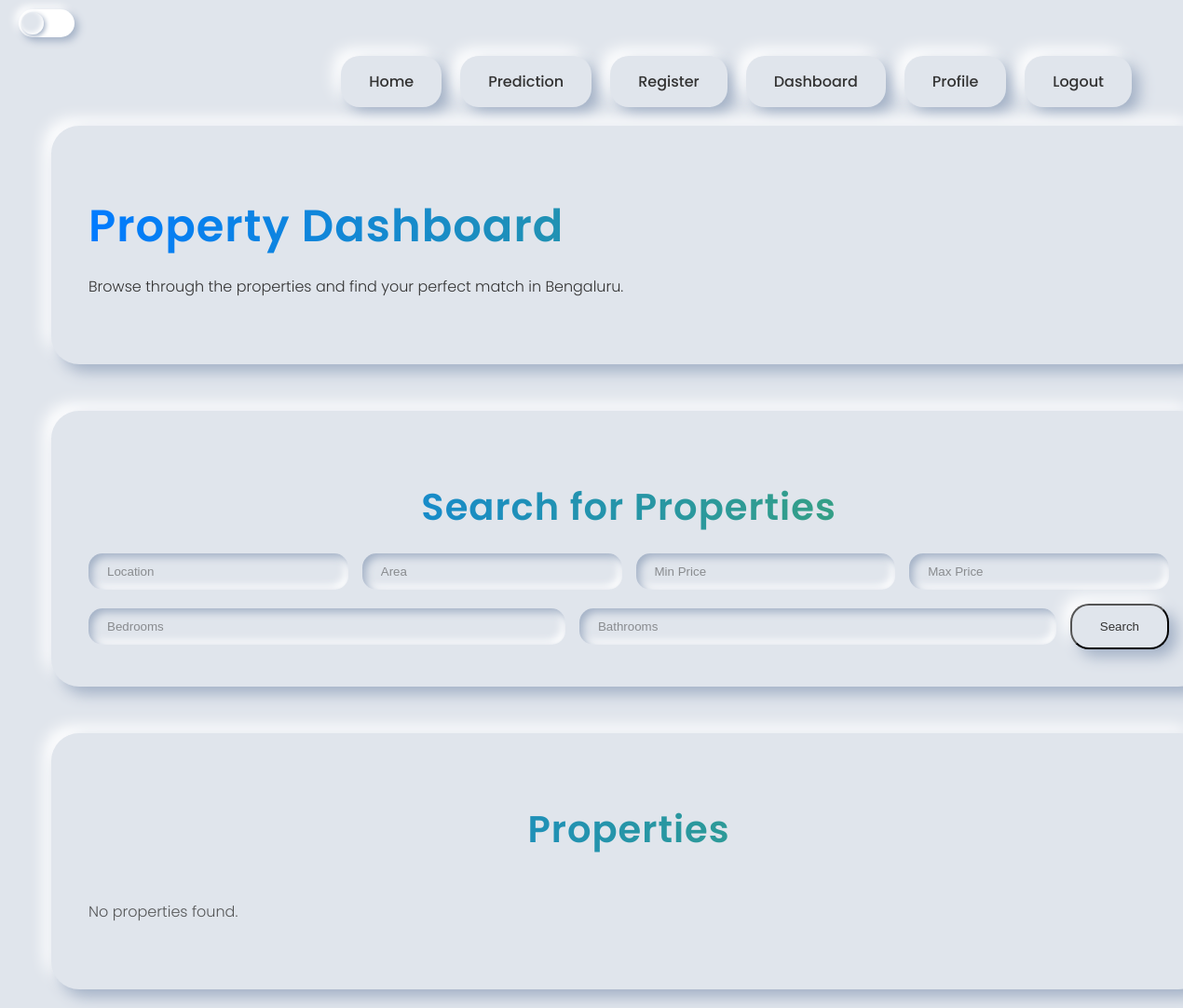
/dashboard (signed in), run on an earlier commit of the app's database.
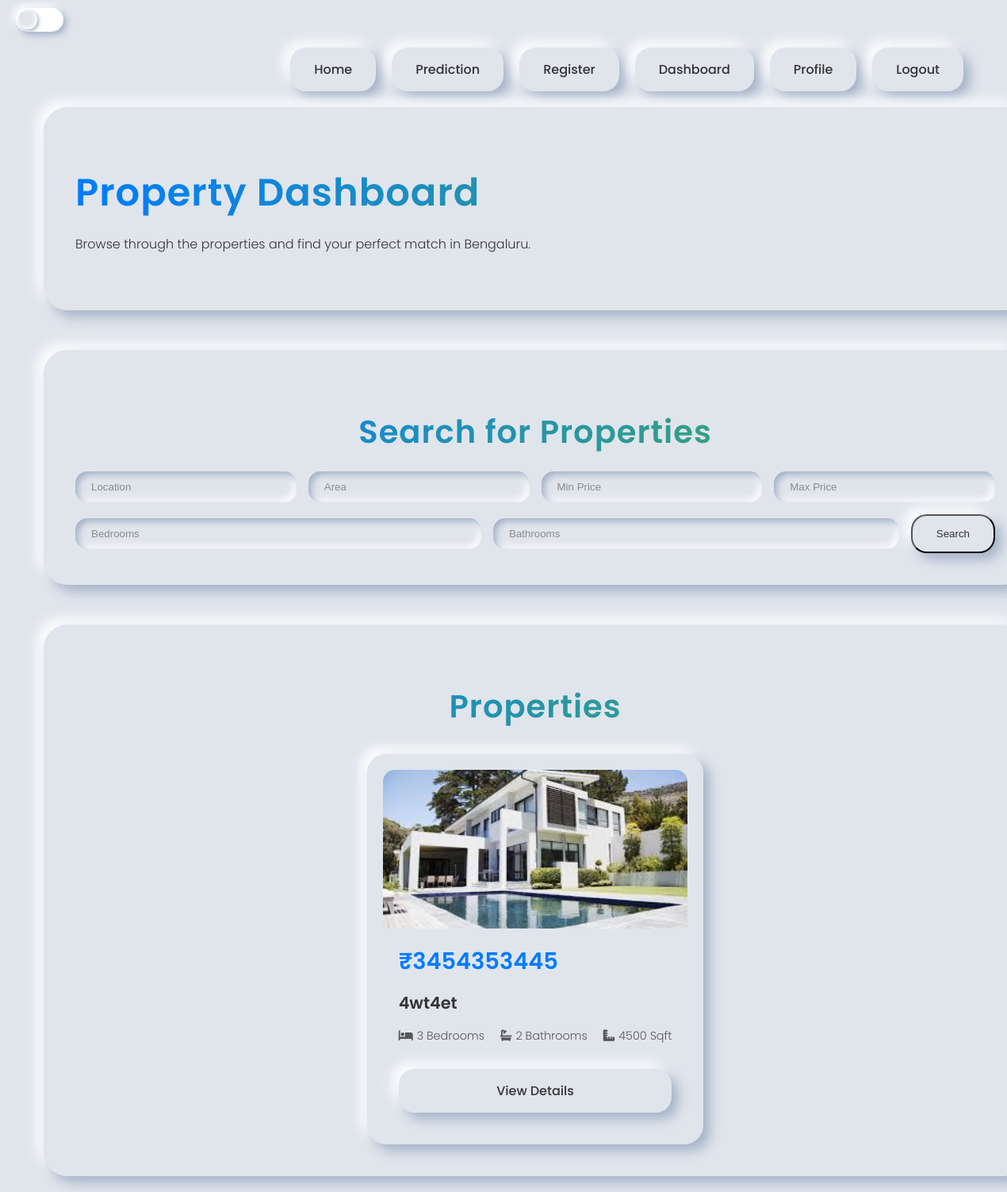
And on a later commit of the database.
### web/models.py (models this page shows)
class property_table(models.Model):
    USER = models.ForeignKey(user_table, on_delete=models.CASCADE)
    property_name = models.CharField(max_length=100)
    street = models.CharField(max_length=100)
    image1 = models.ImageField(upload_to='property_images/', default='default_property.jpg')
    image2 = models.ImageField(upload_to='property_images/', default='default_property.jpg')
    image3 = models.ImageField(upload_to='property_images/', default='default_property.jpg')
    image4 = models.ImageField(upload_to='property_images/', default='default_property.jpg')
    bed = models.CharField(max_length=100)
    bath = models.CharField(max_length=100)
    area = models.CharField(max_length=100)
    price = models.CharField(max_length=100)
    status = models.CharField(max_length=100)
    description = models.CharField(max_length=500)

### web/views.py (the view)
# urls.py: path('dashboard', views.dashboard, name='dashboard'),
def dashboard(request):
    if not request.session.get('user_id'):
        return redirect('login')
    user_id = request.session.get('user_id')
    ob = property_table.objects.filter(status="accepted").exclude(USER__id=user_id)
    return render(request, 'dashboard.html', {'val': ob})

### templates/dashboard.html (shortened to what this page needs)
{% extends 'base.html' %}
{% load static %}
{% block extra_css %}
<link rel="stylesheet" href="{% static 'css/dashboard.css' %}">
{% endblock %}
{% block content %}
<div class="neumorphic-card" data-aos="fade-up">
<h1 class="gradient-text" data-aos="fade-right">Property Dashboard</h1>
<p data-aos="fade-left">Browse through the properties and find your perfect match in Bengaluru.</p>
</div>
<div class="neumorphic-card" data-aos="fade-up" data-aos-delay="200">
<h2 class="gradient-text" data-aos="fade-right">Search for Properties</h2>
<form method="get" action="{% url 'dashboard_search' %}" class="neumorphic-form" data-aos="fade-up" data-aos-delay="300">
<input type="text" name="location" placeholder="Location" value="{{ location|default:'' }}" class="neumorphic-input">
<input type="text" name="area" placeholder="Area" value="{{ area|default:'' }}" class="neumorphic-input">
<input type="number" name="min_price" placeholder="Min Price" value="{{ min_price|default:'' }}" class="neumorphic-input">
<input type="number" name="max_price" placeholder="Max Price" value="{{ max_price|default:'' }}" class="neumorphic-input">
<input type="number" name="bedrooms" placeholder="Bedrooms" value="{{ bedrooms|default:'' }}" class="neumorphic-input">
<input type="number" name="bathrooms" placeholder="Bathrooms" value="{{ bathrooms|default:'' }}" class="neumorphic-input">
<button type="submit" class="neumorphic-button">Search</button>
</form>
</div>
<div class="neumorphic-card" data-aos="fade-up" data-aos-delay="400">
<h2 class="gradient-text">Properties</h2>
<div class="property-grid">
{% for property in val %}
<div class="property-card neumorphic-card-inner" data-aos="zoom-in">
<img src="{{ property.image1.url }}" alt="Property Image" class="card-image">
<div class="card-content">
<div class="price-section">
<span class="main-price">₹{{ property.price }}</span>
</div>
<h3 class="card-title">{{ property.property_name }}</h3>
<div class="quick-stats">
<p><i class="fa-solid fa-bed property-icon"></i> {{ property.bed }} Bedrooms</p>
<p><i class="fa-solid fa-bath property-icon"></i> {{ property.bath }} Bathrooms</p>
<p><i class="fa-solid fa-ruler-combined property-icon"></i> {{ property.area }} Sqft</p>
</div>
<a href="{% url 'property_page' property.id %}" class="neumorphic-button view-details-button">View Details</a>
</div>
</div>
{% empty %}
<p>No properties found.</p>
{% endfor %}
</div>
</div>
{% endblock %}

What changed in the data, as far as the page shows it:
added property_table: image1 (picture), price "3454353445", property_name "4wt4et", bed "3", bath "2", area "4500"
Also different on the page:
text no longer shown: "No properties found."
